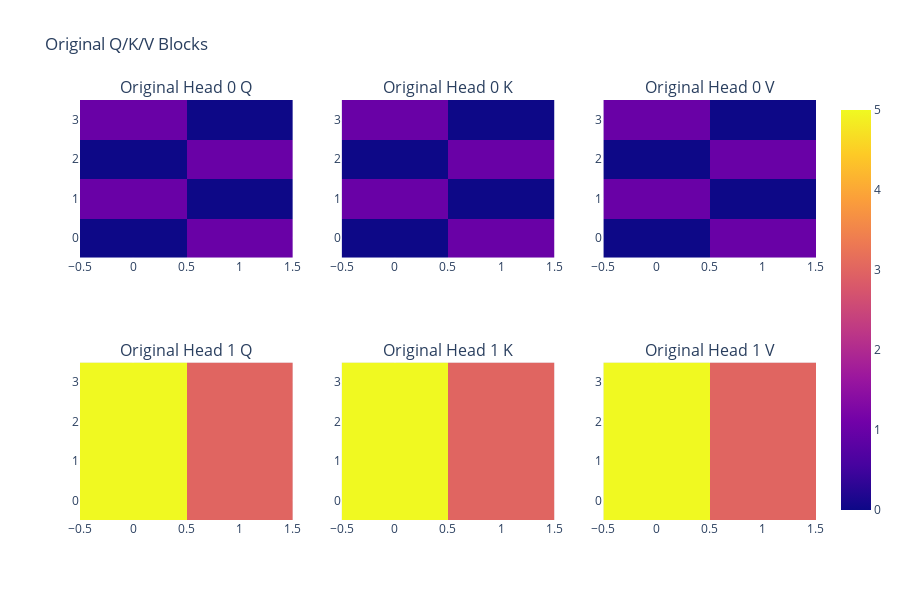
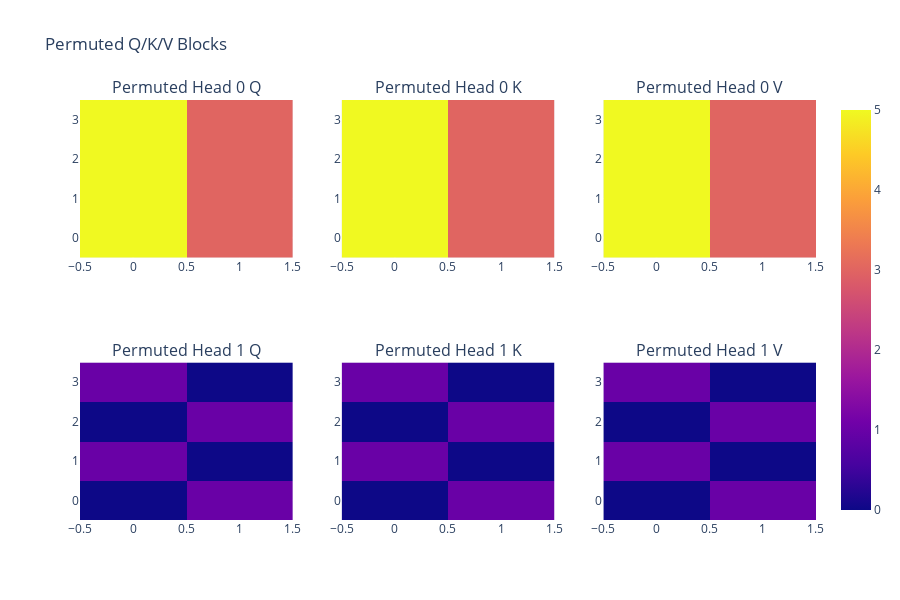
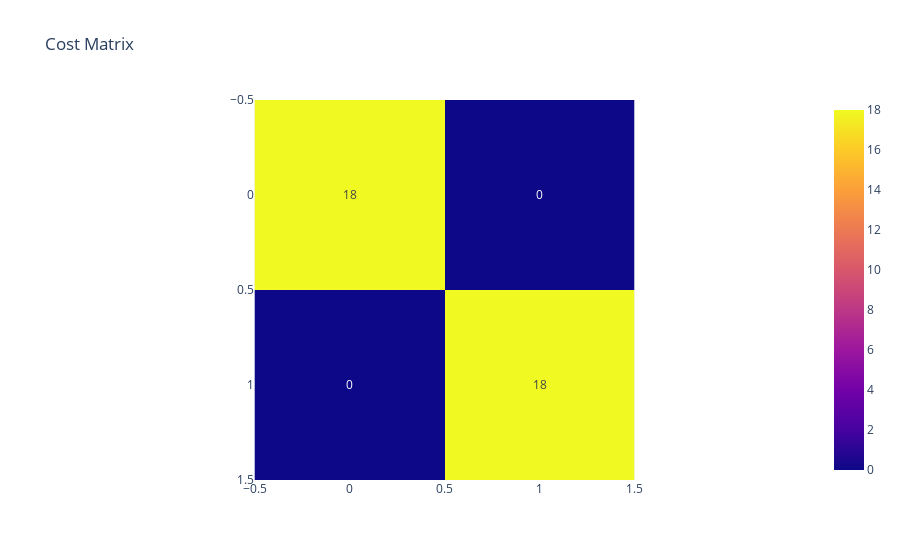

Notebook cell for these charts, in order:
### Code cell
H, hd = 2, 2
D = H * hd

h0 = tensor([[0,1],[1,0],[0,1],[1,0]], dtype=torch.float)
h1 = tensor([[5,3],[5,3],[5,3],[5,3]], dtype=torch.float)
qkv_ref = torch.cat([torch.cat([h0, h1], dim=1)]*3, dim=1)

perm_true = torch.tensor([1, 0])

def permute_heads(qkv: torch.Tensor, perm: torch.Tensor, H: int, hd: int):
    D = H * hd
    qkv4 = qkv.view(D, 3, H, hd)
    qkv4 = qkv4[:, :, perm, :]
    return qkv4.reshape(D, 3 * H * hd)

qkv_perm = permute_heads(qkv_ref, perm_true, H, hd)
q_ref, k_ref, v_ref = decompose_qkv(qkv_ref, H, hd)
plot_heads(q_ref, k_ref, v_ref, "Original")
q_p, k_p, v_p = decompose_qkv(qkv_perm, H, hd)
plot_heads(q_p, k_p, v_p, "Permuted")
# plot_diff(qkv_ref, qkv_perm, H, hd, title="|Permuted - Original|")
diff = (qkv_perm - qkv_ref).abs()
show_matrix(diff, title="|Permuted - Original|")

ref_feat = extract_head_features(qkv_ref, H, hd)
cli_feat = extract_head_features(qkv_perm, H, hd)
cost = torch.cdist(ref_feat, cli_feat, p=2)

px.imshow(
    cost.numpy(), text_auto=True, color_continuous_scale="Plasma", title="Cost Matrix"
).show()

perm_est = greedy_match(cost)
print("True permutation:", perm_true.tolist())
print("Recovered permutation:", perm_est.tolist())

### Figure 1 — Plotly figure (JSON) as saved in the notebook; plotly's stock layout.template omitted (floating-point values rounded to 4 significant figures)
{"data": [{"coloraxis": "coloraxis", "hovertemplate": "x: %{x}<br>y: %{y}<br>color: %{z}<extra></extra>", "name": "0", "type": "heatmap", "xaxis": "x", "yaxis": "y", "z": [[0.0, 1.0], [1.0, 0.0], [0.0, 1.0], [1.0, 0.0]]}, {"coloraxis": "coloraxis", "hovertemplate": "x: %{x}<br>y: %{y}<br>color: %{z}<extra></extra>", "name": "0", "type": "heatmap", "xaxis": "x2", "yaxis": "y2", "z": [[0.0, 1.0], [1.0, 0.0], [0.0, 1.0], [1.0, 0.0]]}, {"coloraxis": "coloraxis", "hovertemplate": "x: %{x}<br>y: %{y}<br>color: %{z}<extra></extra>", "name": "0", "type": "heatmap", "xaxis": "x3", "yaxis": "y3", "z": [[0.0, 1.0], [1.0, 0.0], [0.0, 1.0], [1.0, 0.0]]}, {"coloraxis": "coloraxis", "hovertemplate": "x: %{x}<br>y: %{y}<br>color: %{z}<extra></extra>", "name": "0", "type": "heatmap", "xaxis": "x4", "yaxis": "y4", "z": [[5.0, 3.0], [5.0, 3.0], [5.0, 3.0], [5.0, 3.0]]}, {"coloraxis": "coloraxis", "hovertemplate": "x: %{x}<br>y: %{y}<br>color: %{z}<extra></extra>", "name": "0", "type": "heatmap", "xaxis": "x5", "yaxis": "y5", "z": [[5.0, 3.0], [5.0, 3.0], [5.0, 3.0], [5.0, 3.0]]}, {"coloraxis": "coloraxis", "hovertemplate": "x: %{x}<br>y: %{y}<br>color: %{z}<extra></extra>", "name": "0", "type": "heatmap", "xaxis": "x6", "yaxis": "y6", "z": [[5.0, 3.0], [5.0, 3.0], [5.0, 3.0], [5.0, 3.0]]}], "layout": {"annotations": [{"font": {"size": 16}, "showarrow": false, "text": "Original Head 0 Q", "x": 0.1444, "xanchor": "center", "xref": "paper", "y": 1, "yanchor": "bottom", "yref": "paper"}, {"font": {"size": 16}, "showarrow": false, "text": "Original Head 0 K", "x": 0.5, "xanchor": "center", "xref": "paper", "y": 1, "yanchor": "bottom", "yref": "paper"}, {"font": {"size": 16}, "showarrow": false, "text": "Original Head 0 V", "x": 0.8556, "xanchor": "center", "xref": "paper", "y": 1, "yanchor": "bottom", "yref": "paper"}, {"font": {"size": 16}, "showarrow": false, "text": "Original Head 1 Q", "x": 0.1444, "xanchor": "center", "xref": "paper", "y": 0.375, "yanchor": "bottom", "yref": "paper"}, {"font": {"size": 16}, "showarrow": false, "text": "Original Head 1 K", "x": 0.5, "xanchor": "center", "xref": "paper", "y": 0.375, "yanchor": "bottom", "yref": "paper"}, {"font": {"size": 16}, "showarrow": false, "text": "Original Head 1 V", "x": 0.8556, "xanchor": "center", "xref": "paper", "y": 0.375, "yanchor": "bottom", "yref": "paper"}], "height": 600, "title": {"text": "Original Q/K/V Blocks"}, "width": 900, "xaxis": {"anchor": "y", "domain": [0, 0.2889]}, "xaxis2": {"anchor": "y2", "domain": [0.3556, 0.6444]}, "xaxis3": {"anchor": "y3", "domain": [0.7111, 1]}, "xaxis4": {"anchor": "y4", "domain": [0, 0.2889]}, "xaxis5": {"anchor": "y5", "domain": [0.3556, 0.6444]}, "xaxis6": {"anchor": "y6", "domain": [0.7111, 1]}, "yaxis": {"anchor": "x", "domain": [0.625, 1]}, "yaxis2": {"anchor": "x2", "domain": [0.625, 1]}, "yaxis3": {"anchor": "x3", "domain": [0.625, 1]}, "yaxis4": {"anchor": "x4", "domain": [0, 0.375]}, "yaxis5": {"anchor": "x5", "domain": [0, 0.375]}, "yaxis6": {"anchor": "x6", "domain": [0, 0.375]}}}

### Figure 2 — Plotly figure (JSON) as saved in the notebook; plotly's stock layout.template omitted (floating-point values rounded to 4 significant figures)
{"data": [{"coloraxis": "coloraxis", "hovertemplate": "x: %{x}<br>y: %{y}<br>color: %{z}<extra></extra>", "name": "0", "type": "heatmap", "xaxis": "x", "yaxis": "y", "z": [[5.0, 3.0], [5.0, 3.0], [5.0, 3.0], [5.0, 3.0]]}, {"coloraxis": "coloraxis", "hovertemplate": "x: %{x}<br>y: %{y}<br>color: %{z}<extra></extra>", "name": "0", "type": "heatmap", "xaxis": "x2", "yaxis": "y2", "z": [[5.0, 3.0], [5.0, 3.0], [5.0, 3.0], [5.0, 3.0]]}, {"coloraxis": "coloraxis", "hovertemplate": "x: %{x}<br>y: %{y}<br>color: %{z}<extra></extra>", "name": "0", "type": "heatmap", "xaxis": "x3", "yaxis": "y3", "z": [[5.0, 3.0], [5.0, 3.0], [5.0, 3.0], [5.0, 3.0]]}, {"coloraxis": "coloraxis", "hovertemplate": "x: %{x}<br>y: %{y}<br>color: %{z}<extra></extra>", "name": "0", "type": "heatmap", "xaxis": "x4", "yaxis": "y4", "z": [[0.0, 1.0], [1.0, 0.0], [0.0, 1.0], [1.0, 0.0]]}, {"coloraxis": "coloraxis", "hovertemplate": "x: %{x}<br>y: %{y}<br>color: %{z}<extra></extra>", "name": "0", "type": "heatmap", "xaxis": "x5", "yaxis": "y5", "z": [[0.0, 1.0], [1.0, 0.0], [0.0, 1.0], [1.0, 0.0]]}, {"coloraxis": "coloraxis", "hovertemplate": "x: %{x}<br>y: %{y}<br>color: %{z}<extra></extra>", "name": "0", "type": "heatmap", "xaxis": "x6", "yaxis": "y6", "z": [[0.0, 1.0], [1.0, 0.0], [0.0, 1.0], [1.0, 0.0]]}], "layout": {"annotations": [{"font": {"size": 16}, "showarrow": false, "text": "Permuted Head 0 Q", "x": 0.1444, "xanchor": "center", "xref": "paper", "y": 1, "yanchor": "bottom", "yref": "paper"}, {"font": {"size": 16}, "showarrow": false, "text": "Permuted Head 0 K", "x": 0.5, "xanchor": "center", "xref": "paper", "y": 1, "yanchor": "bottom", "yref": "paper"}, {"font": {"size": 16}, "showarrow": false, "text": "Permuted Head 0 V", "x": 0.8556, "xanchor": "center", "xref": "paper", "y": 1, "yanchor": "bottom", "yref": "paper"}, {"font": {"size": 16}, "showarrow": false, "text": "Permuted Head 1 Q", "x": 0.1444, "xanchor": "center", "xref": "paper", "y": 0.375, "yanchor": "bottom", "yref": "paper"}, {"font": {"size": 16}, "showarrow": false, "text": "Permuted Head 1 K", "x": 0.5, "xanchor": "center", "xref": "paper", "y": 0.375, "yanchor": "bottom", "yref": "paper"}, {"font": {"size": 16}, "showarrow": false, "text": "Permuted Head 1 V", "x": 0.8556, "xanchor": "center", "xref": "paper", "y": 0.375, "yanchor": "bottom", "yref": "paper"}], "height": 600, "title": {"text": "Permuted Q/K/V Blocks"}, "width": 900, "xaxis": {"anchor": "y", "domain": [0, 0.2889]}, "xaxis2": {"anchor": "y2", "domain": [0.3556, 0.6444]}, "xaxis3": {"anchor": "y3", "domain": [0.7111, 1]}, "xaxis4": {"anchor": "y4", "domain": [0, 0.2889]}, "xaxis5": {"anchor": "y5", "domain": [0.3556, 0.6444]}, "xaxis6": {"anchor": "y6", "domain": [0.7111, 1]}, "yaxis": {"anchor": "x", "domain": [0.625, 1]}, "yaxis2": {"anchor": "x2", "domain": [0.625, 1]}, "yaxis3": {"anchor": "x3", "domain": [0.625, 1]}, "yaxis4": {"anchor": "x4", "domain": [0, 0.375]}, "yaxis5": {"anchor": "x5", "domain": [0, 0.375]}, "yaxis6": {"anchor": "x6", "domain": [0, 0.375]}}}

### Figure 3 — Plotly figure (JSON) as saved in the notebook; plotly's stock layout.template omitted (floating-point values rounded to 4 significant figures)
{"data": [{"coloraxis": "coloraxis", "hovertemplate": "x: %{x}<br>y: %{y}<br>color: %{z}<extra></extra>", "name": "0", "texttemplate": "%{z}", "type": "heatmap", "xaxis": "x", "yaxis": "y", "z": [[18.0, 0.0], [0.0, 18.0]]}], "layout": {"coloraxis": {"colorscale": [[0, "#0d0887"], [0.1111, "#46039f"], [0.2222, "#7201a8"], [0.3333, "#9c179e"], [0.4444, "#bd3786"], [0.5556, "#d8576b"], [0.6667, "#ed7953"], [0.7778, "#fb9f3a"], [0.8889, "#fdca26"], [1, "#f0f921"]]}, "title": {"text": "Cost Matrix"}, "xaxis": {"anchor": "y", "constrain": "domain", "domain": [0, 1], "scaleanchor": "y"}, "yaxis": {"anchor": "x", "autorange": "reversed", "constrain": "domain", "domain": [0, 1]}}}
